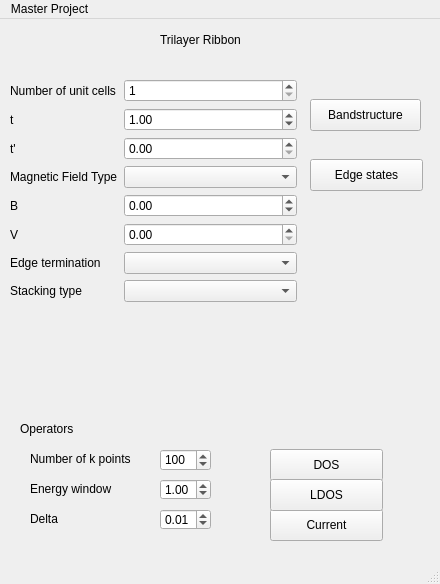
<?xml version="1.0" encoding="UTF-8"?>
<ui version="4.0">
 <class>Monolayer</class>
 <widget class="QMainWindow" name="Monolayer">
  <property name="geometry">
   <rect>
    <x>0</x>
    <y>0</y>
    <width>440</width>
    <height>584</height>
   </rect>
  </property>
  <property name="maximumSize">
   <size>
    <width>440</width>
    <height>790</height>
   </size>
  </property>
  <property name="windowTitle">
   <string>MainWindow</string>
  </property>
  <widget class="QWidget" name="Monolayer_2">
   <widget class="QWidget" name="verticalLayoutWidget">
    <property name="geometry">
     <rect>
      <x>10</x>
      <y>10</y>
      <width>231</width>
      <height>22</height>
     </rect>
    </property>
    <layout class="QHBoxLayout" name="horizontalLayout">
     <item>
      <spacer name="horizontalSpacer">
       <property name="orientation">
        <enum>Qt::Horizontal</enum>
       </property>
       <property name="sizeHint" stdset="0">
        <size>
         <width>40</width>
         <height>20</height>
        </size>
       </property>
      </spacer>
     </item>
     <item>
      <widget class="QLabel" name="label">
       <property name="text">
        <string>Trilayer Ribbon</string>
       </property>
      </widget>
     </item>
    </layout>
   </widget>
   <widget class="QPushButton" name="CalcBands">
    <property name="geometry">
     <rect>
      <x>310</x>
      <y>80</y>
      <width>111</width>
      <height>32</height>
     </rect>
    </property>
    <property name="text">
     <string>Bandstructure</string>
    </property>
   </widget>
   <widget class="QWidget" name="layoutWidget">
    <property name="geometry">
     <rect>
      <x>10</x>
      <y>60</y>
      <width>287</width>
      <height>311</height>
     </rect>
    </property>
    <layout class="QFormLayout" name="formLayout">
     <item row="1" column="0">
      <widget class="QLabel" name="label_12">
       <property name="text">
        <string>Number of unit cells</string>
       </property>
      </widget>
     </item>
     <item row="1" column="1">
      <widget class="QSpinBox" name="NUnit">
       <property name="minimum">
        <number>1</number>
       </property>
       <property name="maximum">
        <number>80</number>
       </property>
      </widget>
     </item>
     <item row="2" column="0">
      <widget class="QLabel" name="label_3">
       <property name="text">
        <string>t</string>
       </property>
      </widget>
     </item>
     <item row="2" column="1">
      <widget class="QDoubleSpinBox" name="Hoppingt">
       <property name="whatsThis">
        <string extracomment="INtra layer hopping"/>
       </property>
       <property name="locale">
        <locale language="English" country="UnitedKingdom"/>
       </property>
       <property name="decimals">
        <number>2</number>
       </property>
       <property name="minimum">
        <double>0.000000000000000</double>
       </property>
       <property name="maximum">
        <double>3.000000000000000</double>
       </property>
       <property name="singleStep">
        <double>0.010000000000000</double>
       </property>
       <property name="value">
        <double>1.000000000000000</double>
       </property>
      </widget>
     </item>
     <item row="5" column="0">
      <widget class="QLabel" name="label_11">
       <property name="text">
        <string>Magnetic Field Type</string>
       </property>
      </widget>
     </item>
     <item row="5" column="1">
      <widget class="QComboBox" name="SelectBBil"/>
     </item>
     <item row="7" column="0">
      <widget class="QLabel" name="label_5">
       <property name="text">
        <string>B</string>
       </property>
      </widget>
     </item>
     <item row="7" column="1">
      <widget class="QDoubleSpinBox" name="Magneticfield">
       <property name="toolTipDuration">
        <number>-2</number>
       </property>
       <property name="whatsThis">
        <string extracomment="Magnetic field strength"/>
       </property>
       <property name="locale">
        <locale language="English" country="UnitedKingdom"/>
       </property>
       <property name="minimum">
        <double>-5.000000000000000</double>
       </property>
       <property name="maximum">
        <double>5.000000000000000</double>
       </property>
       <property name="singleStep">
        <double>0.010000000000000</double>
       </property>
      </widget>
     </item>
     <item row="9" column="0">
      <widget class="QLabel" name="label_6">
       <property name="text">
        <string>V</string>
       </property>
      </widget>
     </item>
     <item row="9" column="1">
      <widget class="QDoubleSpinBox" name="OnsiteV">
       <property name="whatsThis">
        <string extracomment="On-site potential"/>
       </property>
       <property name="locale">
        <locale language="English" country="UnitedKingdom"/>
       </property>
       <property name="maximum">
        <double>1.000000000000000</double>
       </property>
       <property name="singleStep">
        <double>0.010000000000000</double>
       </property>
      </widget>
     </item>
     <item row="10" column="0">
      <widget class="QLabel" name="label_7">
       <property name="text">
        <string>Edge termination</string>
       </property>
      </widget>
     </item>
     <item row="10" column="1">
      <widget class="QComboBox" name="SelectEdge"/>
     </item>
     <item row="11" column="0">
      <widget class="QLabel" name="label_8">
       <property name="text">
        <string>Stacking type</string>
       </property>
      </widget>
     </item>
     <item row="11" column="1">
      <widget class="QComboBox" name="SelectStack"/>
     </item>
     <item row="3" column="1">
      <widget class="QDoubleSpinBox" name="Hoppingtprime">
       <property name="whatsThis">
        <string extracomment="Inter layer hopping"/>
       </property>
       <property name="locale">
        <locale language="English" country="UnitedKingdom"/>
       </property>
       <property name="showGroupSeparator" stdset="0">
        <bool>false</bool>
       </property>
       <property name="minimum">
        <double>0.000000000000000</double>
       </property>
       <property name="maximum">
        <double>1.000000000000000</double>
       </property>
       <property name="singleStep">
        <double>0.010000000000000</double>
       </property>
      </widget>
     </item>
     <item row="3" column="0">
      <widget class="QLabel" name="label_4">
       <property name="text">
        <string>t'</string>
       </property>
      </widget>
     </item>
    </layout>
   </widget>
   <widget class="QPushButton" name="EdgeStates">
    <property name="geometry">
     <rect>
      <x>310</x>
      <y>140</y>
      <width>113</width>
      <height>32</height>
     </rect>
    </property>
    <property name="text">
     <string>Edge states</string>
    </property>
   </widget>
   <widget class="QDoubleSpinBox" name="delta">
    <property name="geometry">
     <rect>
      <x>160</x>
      <y>490</y>
      <width>51</width>
      <height>21</height>
     </rect>
    </property>
    <property name="toolTipDuration">
     <number>-2</number>
    </property>
    <property name="whatsThis">
     <string extracomment="Magnetic field strength"/>
    </property>
    <property name="locale">
     <locale language="English" country="UnitedKingdom"/>
    </property>
    <property name="minimum">
     <double>-5.000000000000000</double>
    </property>
    <property name="maximum">
     <double>5.000000000000000</double>
    </property>
    <property name="singleStep">
     <double>0.010000000000000</double>
    </property>
    <property name="value">
     <double>0.010000000000000</double>
    </property>
   </widget>
   <widget class="QLabel" name="label_10">
    <property name="geometry">
     <rect>
      <x>20</x>
      <y>400</y>
      <width>61</width>
      <height>20</height>
     </rect>
    </property>
    <property name="text">
     <string>Operators</string>
    </property>
   </widget>
   <widget class="QSpinBox" name="numberofKop">
    <property name="geometry">
     <rect>
      <x>160</x>
      <y>430</y>
      <width>51</width>
      <height>22</height>
     </rect>
    </property>
    <property name="maximum">
     <number>2000</number>
    </property>
    <property name="value">
     <number>100</number>
    </property>
   </widget>
   <widget class="QLabel" name="label_17">
    <property name="geometry">
     <rect>
      <x>30</x>
      <y>490</y>
      <width>121</width>
      <height>20</height>
     </rect>
    </property>
    <property name="text">
     <string>Delta</string>
    </property>
   </widget>
   <widget class="QPushButton" name="current">
    <property name="geometry">
     <rect>
      <x>270</x>
      <y>490</y>
      <width>113</width>
      <height>32</height>
     </rect>
    </property>
    <property name="text">
     <string>Current</string>
    </property>
   </widget>
   <widget class="QLabel" name="label_13">
    <property name="geometry">
     <rect>
      <x>30</x>
      <y>430</y>
      <width>121</width>
      <height>20</height>
     </rect>
    </property>
    <property name="text">
     <string>Number of k points</string>
    </property>
   </widget>
   <widget class="QLabel" name="label_14">
    <property name="geometry">
     <rect>
      <x>30</x>
      <y>460</y>
      <width>121</width>
      <height>20</height>
     </rect>
    </property>
    <property name="text">
     <string>Energy window</string>
    </property>
   </widget>
   <widget class="QPushButton" name="DOS">
    <property name="geometry">
     <rect>
      <x>270</x>
      <y>430</y>
      <width>113</width>
      <height>32</height>
     </rect>
    </property>
    <property name="text">
     <string>DOS</string>
    </property>
   </widget>
   <widget class="QPushButton" name="LDOS">
    <property name="geometry">
     <rect>
      <x>270</x>
      <y>460</y>
      <width>113</width>
      <height>32</height>
     </rect>
    </property>
    <property name="text">
     <string>LDOS</string>
    </property>
   </widget>
   <widget class="QDoubleSpinBox" name="energy">
    <property name="geometry">
     <rect>
      <x>160</x>
      <y>460</y>
      <width>51</width>
      <height>21</height>
     </rect>
    </property>
    <property name="toolTipDuration">
     <number>-2</number>
    </property>
    <property name="whatsThis">
     <string extracomment="Magnetic field strength"/>
    </property>
    <property name="locale">
     <locale language="English" country="UnitedKingdom"/>
    </property>
    <property name="minimum">
     <double>-5.000000000000000</double>
    </property>
    <property name="maximum">
     <double>5.000000000000000</double>
    </property>
    <property name="singleStep">
     <double>0.010000000000000</double>
    </property>
    <property name="value">
     <double>1.000000000000000</double>
    </property>
   </widget>
  </widget>
  <widget class="QMenuBar" name="menubar">
   <property name="geometry">
    <rect>
     <x>0</x>
     <y>0</y>
     <width>440</width>
     <height>22</height>
    </rect>
   </property>
   <widget class="QMenu" name="menuMaster_Project">
    <property name="title">
     <string>Master Project</string>
    </property>
    <addaction name="actionMonolayer"/>
   </widget>
   <addaction name="menuMaster_Project"/>
  </widget>
  <widget class="QStatusBar" name="statusbar"/>
  <action name="actionMonolayer">
   <property name="text">
    <string>Trilayer</string>
   </property>
  </action>
 </widget>
 <resources/>
 <connections/>
</ui>
